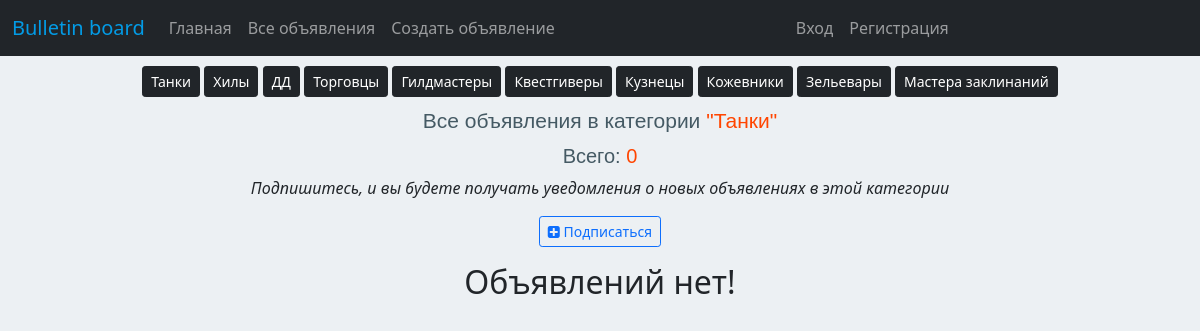
The app's page /board/ads/category/1/ with its own data.
### board/models.py (models this page shows)
class Category(models.Model):
    category_name = models.CharField(max_length=64, unique=True)
    subscribers = models.ManyToManyField(User, related_name='categories')
    def __str__(self):
        return self.category_name

### board/views.py (the view)
# urls.py: path('ads/category/<int:pk>/', CategoryList.as_view(), name='category_list'),
class CategoryList(ListView):
    model = Category
    template_name = 'category_list.html'
    context_object_name = 'category_posts_list'
    paginate_by = 10
    def get_queryset(self):
        self.post_category = get_object_or_404(Category, id=self.kwargs['pk'])
        queryset = Post.objects.filter(post_category=self.post_category).order_by('-date_creation')
        return queryset
    def get_context_data(self, **kwargs):
        context = super().get_context_data(**kwargs)
        context['is_not_subscriber'] = self.request.user not in self.post_category.subscribers.all()
        context['is_subscriber'] = self.request.user in self.post_category.subscribers.all()
        context['categories'] = Category.objects.all()
        context['category'] = self.post_category
        return context

### templates/category_list.html (shortened to what this page needs)
{% extends 'default.html' %}
{% load static %}
{% block content %}
<nav class="fixed-top" style="background-color: #ecf0f3; margin-top: 56px">
{% for cat in categories %}
<a style="margin-top: 10px" class="btn btn-dark btn-sm" href="{% url 'category_list' cat.id %}">{{ cat }}</a>
{% endfor %}
</nav>
<link rel="stylesheet" href="{% static 'css/index.css' %}"/>
<h3 style="margin-top: 50px">Все объявления в категории <span style="color: orangered;">"{{ category }}"</span></h3>
<h5>Всего: <span style="color: orangered;">{{ page_obj.paginator.count }}</span></h5>
{% if is_not_subscriber %}
<i class="text-center">Подпишитесь, и вы будете получать уведомления о новых объявлениях в этой категории</i>
    <br>
    <a href="{% url 'subscribe' category.id %}" class="btn btn-outline-primary btn-sm"><span class="icon"><i class="fa fa-plus-square"></i></span>&nbsp;Подписаться</a>
{% endif %}
{% if category_posts_list %}
{% for post in category_posts_list %}
    <div class="class=m-b-0 font-medium btn-rounded" style="margin-top: 20px">
        <font size="4">
<i>Объявление № <span style="color: orangered;">{{ post.pk }}</span></i>
</font>
<table style="width: 1350px;" width="100%" border="0">
    <tr>
        <td align="justify">
            <font size="3">
                <span class="icon"><i class="fa fa-user"></i></span>&ensp;
                <i><a href="#" style="text-decoration: none;">{{ post.author }}</a></i>
            <br>
            <span class="icon"><i class="fa fa-calendar"></i></span>&ensp;<i>{{ post.date_creation }}</i>
            <br>
            <span class="icon"><i class="fa fa-flag"></i></span>&nbsp;
            <a href="{% url 'category_list' category.id %}" style="text-decoration: none;">"{{ category }}"</a>
            <br>
                <span style="color: green;"><span class="icon"><i class="fa fa-file-text"></i></span>&ensp;<i>{{ post.post_title }}</i></span>
             <br>
            </font>
            <br>
        <font size="4">
            <span style="color: brown;"><span class="icon"><i class="fa fa-align-left"></i></span>&ensp;<i>{{ post.post_content|safe }}</i></span>
        </font>
        </td>
    </tr>
</table>
<font size="4">
    <table width="100%" border="0">
    <tr>
        <td align="right">
            <a href="{% url 'post_detail' post.pk %}" style="text-decoration: none;">
            <span class="icon"><i class="fa fa-book"></i></span>&nbsp;<i>Подробно</i></a>
        </td>
    </tr>
</table>
    </font>
        </div>
<p></p>
{% endfor %}
{% else %}
<h2>Объявлений нет!</h2>
{% endif %}
{% endblock content %}

### static/css/index.css (style rules this page uses)
body { background-color: #f9f9fa; }
.text-center { text-align: center; background-color: #ecf0f3 }
h3 { line-height: 30px; font-size: 21px }
h3, h4, h5, h6 { color: #455a64; font-family: "Montserrat", sans-serif; font-weight: 400 }

### records on screen
Category: category_name "Танки"
Category: category_name "Хилы"
Category: category_name "ДД"
Category: category_name "Торговцы"
Category: category_name "Гилдмастеры"
Category: category_name "Квестгиверы"
Category: category_name "Кузнецы"
Category: category_name "Кожевники"
Category: category_name "Зельевары"
Category: category_name "Мастера заклинаний"

### other values on screen
{{ page_obj.paginator.count }} "0"
